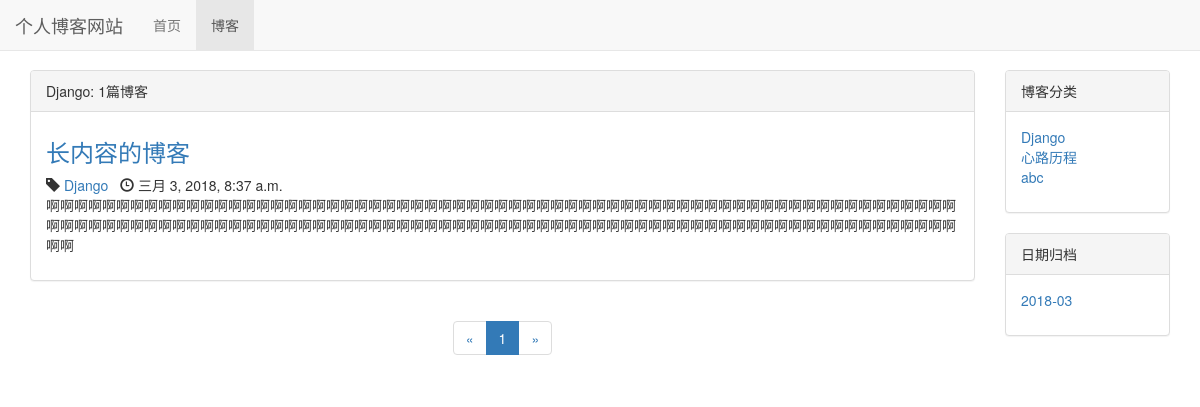
Before: /blog/type/1 with the older database file.
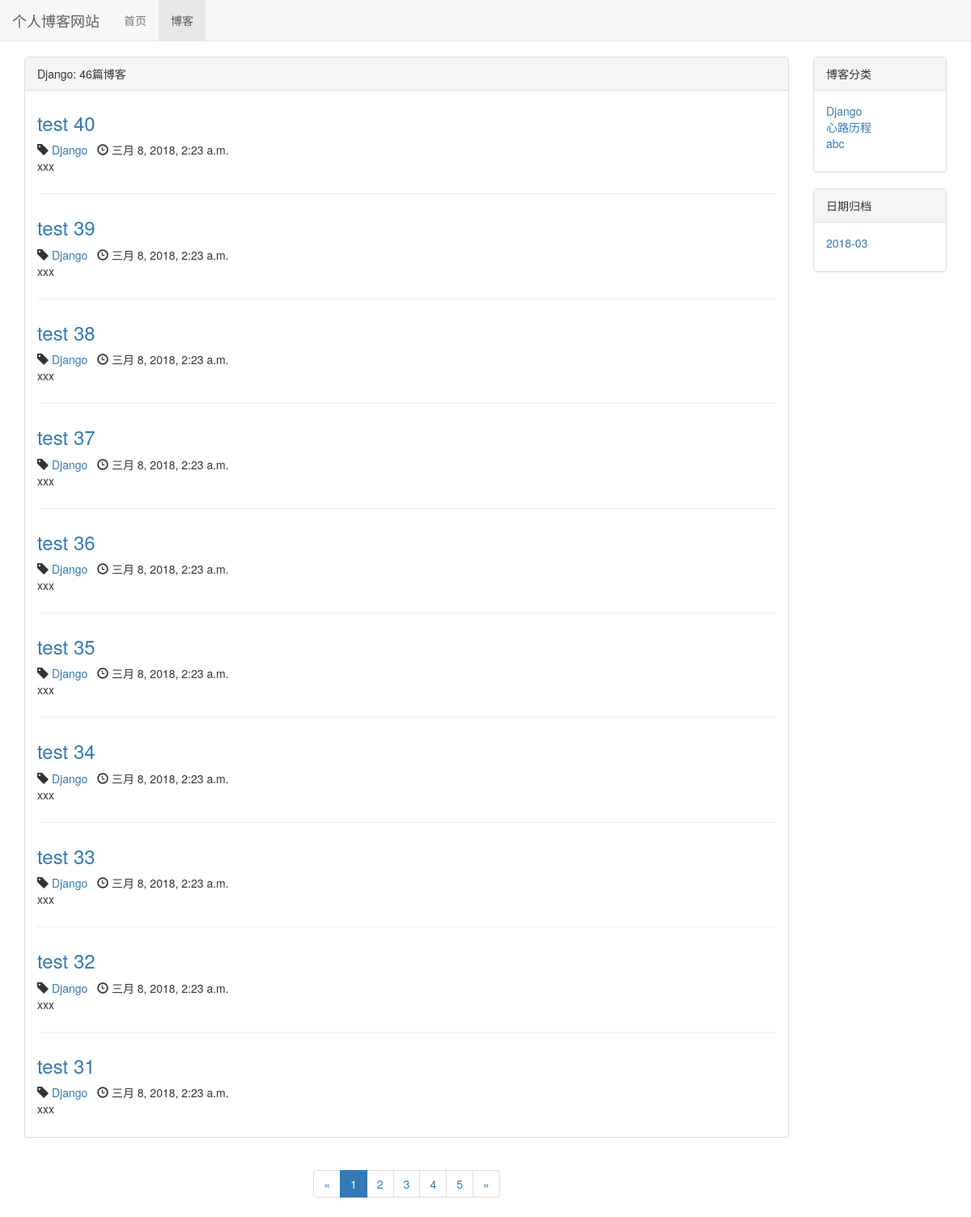
After: the same page with the newer database file.
### blog/models.py (models this page shows, shortened)
class BlogType(models.Model):
    type_name = models.CharField(max_length=30)
    def __str__(self):
        return self.type_name

class Blog(models.Model, ReadNumExpandMethod):
    title = models.CharField(max_length=50)
    blog_type = models.ForeignKey(BlogType, on_delete=models.DO_NOTHING)
    content = RichTextUploadingField()
    author = models.ForeignKey(User, on_delete=models.DO_NOTHING)
    create_time = models.DateTimeField(auto_now_add=True)
    last_updated_time = models.DateTimeField(auto_now=True)
    class Meta:
        ordering = ['-create_time']

### blog/views.py (the view)
# urls.py: path('type/<int:blog_type_pk>', views.blogs_with_type, name="blogs_with_type"),
def blogs_with_type(request, blog_type_pk):
    blog_type = get_object_or_404(BlogType, pk=blog_type_pk)
    blogs_all_list = Blog.objects.filter(blog_type=blog_type)
    paginator = Paginator(blogs_all_list, 10)  # 十个博客进行分页
    page_num = request.GET.get('page', 1)  # get请求获取页码
    page_of_blogs = paginator.get_page(page_num)
    current_page = page_of_blogs.number
    if paginator.num_pages == 1:
        page_range = [1]
    elif current_page == 1 or current_page == 2:
        if paginator.num_pages <= 5:
            page_range = list(range(1, paginator.num_pages))
        else:
            page_range = list([1, 2, 3, 4, 5])
    elif current_page == paginator.num_pages or current_page == paginator.num_pages - 1:
        if paginator.num_pages <= 5:
            page_range = list(range(1, paginator.num_pages))
        else:
            page_range = list([paginator.num_pages - 4, paginator.num_pages - 3, paginator.num_pages - 2,
                               paginator.num_pages - 1, paginator.num_pages])
    else:
        page_range = list(range(max(current_page - 1, 1), current_page)) + \
                     list(range(current_page, min(current_page + 1, paginator.num_pages) + 1))
    if page_range and page_range[0] >= 3:
        page_range.insert(0, '...')
    if page_range and paginator.num_pages - page_range[-1] >= 2:
        page_range.append('...')
    if page_range and page_range[0] != 1:
        page_range.insert(0, 1)
    if page_range and page_range[-1] != paginator.num_pages:
        page_range.append(paginator.num_pages)
    context = {}
    context['blog_dates'] = Blog.objects.dates(
        'create_time', 'month', order='DESC')
    context['blog_type'] = blog_type
    context['blogs'] = page_of_blogs.object_list
    context['page_of_blogs'] = page_of_blogs
    context['blog_types'] = BlogType.objects.all()
    context['page_range'] = page_range
    context['blogs_all_list'] = blogs_all_list
    return render_to_response('blogs_with_type.html', context)

### templates/blogs_with_type.html (shortened to what this page needs)
{% extends 'blog_list.html' %}
{% block blog_list_title %}
    {{ blog_type.type_name }}:
{% endblock %}
{% block sum_up %}{{ blogs_all_list.count }}{% endblock %}

### templates/blog_list.html (shortened to what this page needs)
{% extends 'base.html' %}
{% block nav_blog_active %}active{% endblock %}
{% block head_extrends %}
    <link rel="stylesheet" href="/static/blog.css"
{% endblock %}
{% block content %}
    <div class="container">
        <div class="row">
            <div class="col-sm-8 col-md-9 col-lg-10">
                <div class="panel panel-default">
                    <div class="panel-heading">{% block blog_list_title %}博客列表:共{% endblock %}
                        {% block sum_up %}{{ page_of_blogs.paginator.count }}{% endblock %}篇博客
                    </div>
                    <div class="panel-body">
                        {% for blog in blogs %}
                            <div class="blog">
                                <h3><a href="/blog/{{ blog.pk }}">
                                    {{ blog.title }}
                                </a></h3>
                                <p class="blog-info">
                                    <span class="glyphicon glyphicon-tag"></span>
                                    <a href="/blog/type/{{ blog.blog_type_id }}">{{ blog.blog_type }}</a>
                                    <span class="glyphicon glyphicon-time"></span>
                                    {{ blog.create_time }}
                                </p>
                                <p>{{ blog.content|striptags|truncatechars:132 }}</p>
                            </div>
                        {% empty %}
                            <div class="blog">
                                <h3><p>暂无博客，敬请期待</p></h3>
                            </div>
                        {% endfor %}
                    </div>
                </div>
                <div class="paginator">
                    <ul class="pagination">
                        <li>
                            {% if page_of_blogs.has_previous %}
                                <a href="?page={{ page_of_blogs.previous_page_number }}" aria-label="Previous">
                                    <span aria-hidden="true">&laquo;</span>
                                </a>
                            {% else %}
                                <span aria-hidden="true">&laquo;</span>
                            {% endif %}
                        </li>
                        {% for page_num in page_range %}
                            {% if page_num == page_of_blogs.number %}
                                <li class="active"><a href="?page={{ page_num }}">{{ page_num }}</a></li>
                            {% else %}
                                {% if page_num == '...' %}
                                    <li><span>{{ page_num }}</span></li>
                                {% else %}
                                    <li><a href="?page={{ page_num }}">{{ page_num }}</a></li>
                                {% endif %}
                            {% endif %}
                        {% endfor %}
                        <li>
                            {% if page_of_blogs.has_next %}
                                <a href="?page={{ page_of_blogs.next_page_number }}" aria-label="Next">
                                    <span aria-hidden="true">&raquo;</span>
                                </a>
                            {% else %}
                                <span aria-hidden="true">&raquo;</span>
                            {% endif %}
                        </li>
                    </ul>
                </div>
            </div>
            <div class="hidden-xs col-sm-4 col-md-3 col-lg-2 ">
                <div class="panel panel-default">
                    <div class="panel-heading">博客分类</div>
                    <div class="panel-body">
                        <ul class="blog-types">
                            {% for blog_type in blog_types %}
                                <li>
                                    <a href="/blog/type/{{ blog_type.id }}">{{ blog_type.type_name }}</a>
                                </li>
                            {% empty %}
                                <li>暂无分类</li>
                            {% endfor %}
                        </ul>
                    </div>
                </div>
                <div class="panel panel-default">
                    <div class="panel-heading">日期归档</div>
                    <div class="panel-body">
                        <ul class="blog-types">
                            {% for blog_date in blog_dates %}
                                <li>
                                    <a href="{%url 'blogs_with_date' blog_date.year blog_date.month %}">
                                        {{ blog_date|date:"Y-m" }}
                                    </a>
                                </li>
                            {% empty %}
                                <li>暂无分类</li>
                            {% endfor %}
                        </ul>
                    </div>
                </div>
            </div>
        </div>
    </div>
{% endblock %}

### templates/base.html (shortened to what this page needs)
<!DOCTYPE html>
<html lang="zh-CN">
<head>
    <link rel="stylesheet" href="/static/base.css">
    <link rel="stylesheet" href="/static/bootstrap-3.3.7/css/bootstrap.min.css">
    {% block head_extrends %}{% endblock %}
</head>
<body>
    <div class="navbar  navbar-fixed-top navbar-default" role="navigation">
        <div class="container-fluid">
            <div class="container-header">
                <a href="/" class="navbar-brand">
                    个人博客网站
                </a>
            </div>
            <div class="collapse navbar-collapse" id="navbar-collapse">
                <ul class="nav navbar-nav blogs">
                    <li class="{% block nav_home_active %}{% endblock %}"><a href="/">首页</a></li>
                    <li class="{% block nav_blog_active %}{% endblock %}"><a href="/blog">博客</a></li>
                </ul>
            </div>
        </div>
    </div>
    {% block content %}{% endblock %}
</body>
</html>

### static/base.css (style rules this page uses)
* { margin: 0; padding: 0; }
body { margin-top: 70px !important; }
ul { list-style-type: none !important; }

### static/blog.css (style rules this page uses)
ul.blog-types { list-style-type: none; }
div.blog:not(:last-child) { margin-bottom: 2em; padding-bottom: 1em; border-bottom: 1px solid #eee; }
div.blog h3 { margin-top: 0.5em; }
div.blog p.blog-info { margin-bottom: 0; }
div.paginator { text-align: center; }

Changed rows visible on the page:
no longer on this page (row unchanged): Blog: title "长内容的博客", blog_type "Django", create_time "三月 3, 2018, 8:37 a.m.", content "啊啊啊啊啊啊啊啊啊啊啊啊啊啊啊啊啊啊啊啊啊啊啊啊啊啊啊啊啊啊啊啊啊啊啊啊啊啊啊啊啊啊啊啊啊啊啊啊啊啊啊啊啊啊啊啊啊啊啊啊啊啊啊啊啊啊啊啊啊啊啊啊啊啊啊啊啊啊啊啊啊啊啊啊啊啊啊啊啊啊啊啊啊啊啊啊啊啊啊啊啊啊啊啊啊啊啊啊啊啊啊啊啊啊啊啊啊啊啊啊啊啊啊啊啊啊啊啊啊啊啊啊"
added Blog: title "test 40", blog_type "Django", create_time "三月 8, 2018, 2:23 a.m.", content "xxx"
added Blog: title "test 39", blog_type "Django", create_time "三月 8, 2018, 2:23 a.m.", content "xxx"
added Blog: title "test 38", blog_type "Django", create_time "三月 8, 2018, 2:23 a.m.", content "xxx"
added Blog: title "test 37", blog_type "Django", create_time "三月 8, 2018, 2:23 a.m.", content "xxx"
added Blog: title "test 36", blog_type "Django", create_time "三月 8, 2018, 2:23 a.m.", content "xxx"
added Blog: title "test 35", blog_type "Django", create_time "三月 8, 2018, 2:23 a.m.", content "xxx"
added Blog: title "test 34", blog_type "Django", create_time "三月 8, 2018, 2:23 a.m.", content "xxx"
added Blog: title "test 33", blog_type "Django", create_time "三月 8, 2018, 2:23 a.m.", content "xxx"
added Blog: title "test 32", blog_type "Django", create_time "三月 8, 2018, 2:23 a.m.", content "xxx"
added Blog: title "test 31", blog_type "Django", create_time "三月 8, 2018, 2:23 a.m.", content "xxx"
Other visible differences:
{{ blogs_all_list.count }}: "1" → "46"
new list line: "2"
new list line: "3"
new list line: "4"
new list line: "5"
